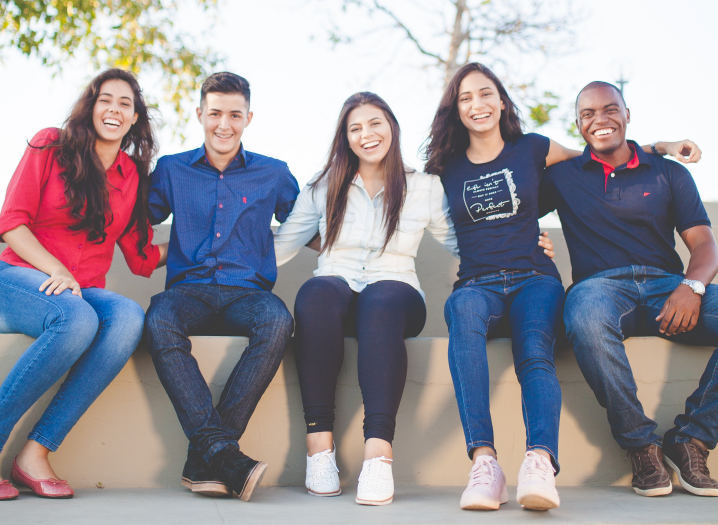
#> input picture Face-Detection/images/img_8.png, 718 x 525 px, found by its file name
$ python haar_cascade_FaceDetection.py
#> lines starting #> are read from the running program, lines starting #| are printed output that depends on the picture; pictures that were not available may be replaced by others from this repository, and a replacement may not be noted
import cv2
import numpy as np

face_cascade_name="C:/Users/hyebin/PycharmProjects/Face_DAR/models/haarcascades/haarcascade_frontalface_alt.xml"
eyes_cascade_name="C:/Users/hyebin/PycharmProjects/Face_DAR/models/haarcascades/haarcascade_eye_tree_eyeglasses.xml"

face_cascade = cv2.CascadeClassifier(face_cascade_name)
eyes_cascade = cv2.CascadeClassifier(eyes_cascade_name)

def face_n_eyes_detect(frame,face_cascade,eyes_cascade):

    frame_gray = cv2.cvtColor(frame, cv2.COLOR_BGR2GRAY)
    frame_gray = cv2.equalizeHist(frame_gray)

    faces = face_cascade.detectMultiScale(frame_gray)

    for (x,y,w,h) in faces:
        center = (x + w//2, y + h//2)
        cv2.rectangle(frame, (x, y), (x+w, y+h), (0, 255, 0), 4)
        cv2.putText(frame,'faces',(x-5,y-10),cv2.FONT_HERSHEY_SIMPLEX,0.7,(120,120,255),2)
        faceROI = frame_gray[y:y+h,x:x+w]

        eyes = eyes_cascade.detectMultiScale(faceROI)
        for (x2,y2,w2,h2) in eyes:
            eye_center = (x + x2 + w2//2, y + y2 + h2//2)
            radius = int(round((w2 + h2)*0.25))
            cv2.circle(frame, eye_center, radius, (255, 0, 0 ), 4)
            cv2.putText(frame,'and eyes',(x+60,y-10),cv2.FONT_HERSHEY_SIMPLEX,0.7,(51,51,255),2)
        cv2.imshow('Face detection', frame)


# img detect
img_file= "C:/Users/hyebin/PycharmProjects/Face_DAR/Face_Detection/images/img_8.png"
img=cv2.imread(img_file)
#> img is the input picture: shape (525, 718, 3); mean B, G, R 154.8, 146.5, 150.5
(height, width) = img.shape[:2]
#> height = 525; width = 718
ratio = 1700 / width
#> ratio = 2.37
dimension = (1700, int(height * ratio))
#> dimension = (1700, 1243)
img = cv2.resize(img, dimension, interpolation = cv2.INTER_AREA)
#> img: shape (1243, 1700, 3)

# cv2.imshow("Original Image", img)

face_n_eyes_detect(img,face_cascade,eyes_cascade)
#> in face_n_eyes_detect, `frame_gray = cv2.equalizeHist(frame_gray)`:
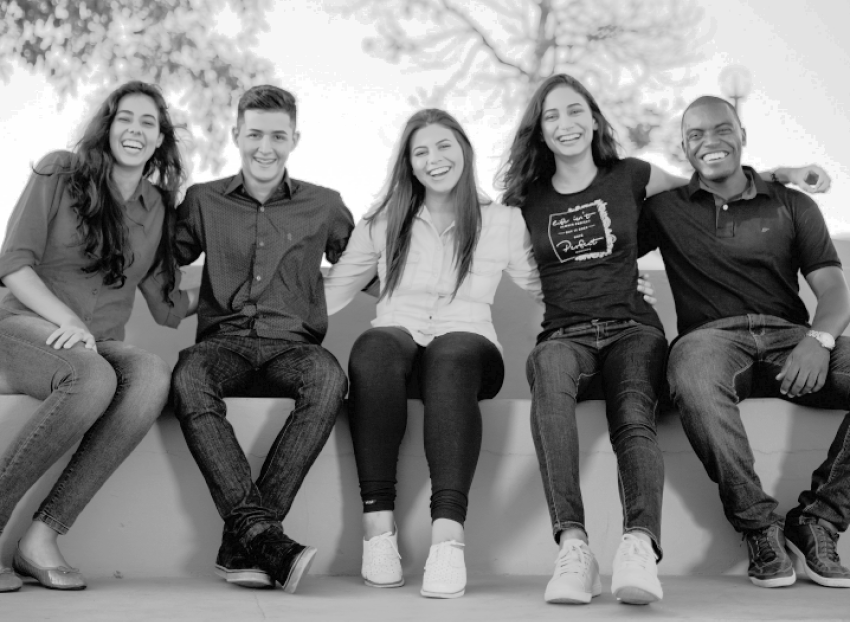
#> frame_gray: shape (1243, 1700) (shown at 1/2 size); min 0, max 255, mean 128.8
#> in face_n_eyes_detect, `faces = face_cascade.detectMultiScale(frame_gray)`: faces = [[211, 194, 122, 122], [470, 223, 127, 127], [804, 252, 124, 124], [1066, 181, 126, 126], [1361, 216, 122, 122]]
#> the loop in face_n_eyes_detect, `for (x,y,w,h) in faces:` made 5 passes
#> (x, y, w, h, center, eyes) on passes 1, 2, 4: (211, 194, 122, 122, (272, 255), [[69, 39, 29, 29]]), (470, 223, 127, 127, (533, 286), [[26, 35, 27, 27], [70, 38, 30, 30]]), (1066, 181, 126, 126, (1129, 244), [[66, 24, 34, 34]])
#> (x, y, w, h, center) on passes 3, 5: (804, 252, 124, 124, (866, 314)), (1361, 216, 122, 122, (1422, 277))
#> pass 1, in face_n_eyes_detect, `faceROI = frame_gray[y:y+h,x:x+w]`:
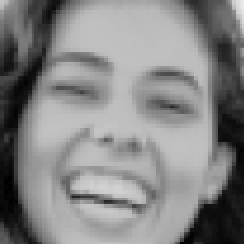
#> faceROI: shape (122, 122) (shown 2 times larger); min 0, max 234, mean 133
#> after the loop in face_n_eyes_detect, `for (x,y,w,h) in faces:`:
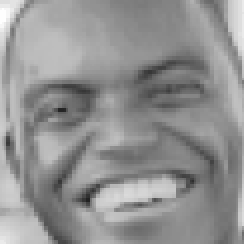
#> faceROI: shape (122, 122) (shown 2 times larger); min 34, max 254, mean 145.7
#> after the loop in face_n_eyes_detect, `for (x,y,w,h) in faces:`:
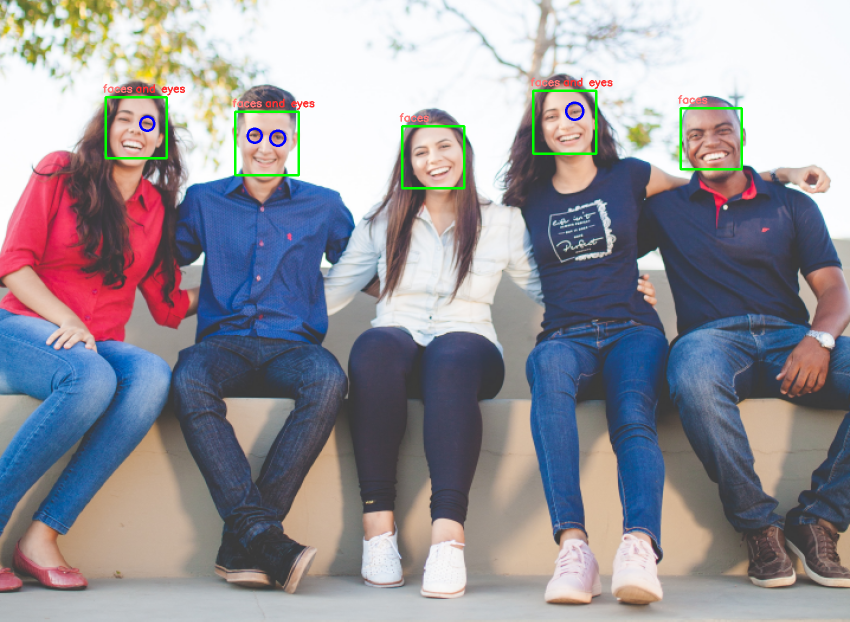
#> frame: shape (1243, 1700, 3) (shown at 1/2 size); mean B, G, R 153.9, 146.7, 149.5

output_file_name  = "C:/Users/hyebin/PycharmProjects/Face_DAR/Face_Detection/haar_cascade_result/haar_cascade_result_img.jpg"
cv2.imwrite(output_file_name,img)

cv2.waitKey(0)
cv2.destroyAllWindows()
cv2.waitKey(1)

# video detect
video_file = 'C:/Users/hyebin/PycharmProjects/Face_DAR/Face_Detection/images/video.mp4'

cap = cv2.VideoCapture(video_file)

codec = cv2.VideoWriter_fourcc(*'XVID')
#> codec = 1145656920
video_fps = cap.get(cv2.CAP_PROP_FPS )
#> video_fps = 50
video_size=(round(cap.get(cv2.CAP_PROP_FRAME_WIDTH)),round(cap.get(cv2.CAP_PROP_FRAME_HEIGHT)))
#> video_size = (1280, 720)
video_output_path="C:/Users/hyebin/PycharmProjects/Face_DAR/Face_Detection/haar_cascade_result/haar_cascade_result_video.mp4"
video_writer=cv2.VideoWriter(video_output_path,codec,video_fps,video_size)

print("총 Frame 갯수 : ",cap.get(cv2.CAP_PROP_FRAME_COUNT))
#| 총 Frame 갯수 :  55.0

while True:
    hasFrmae, imgFrame = cap.read()
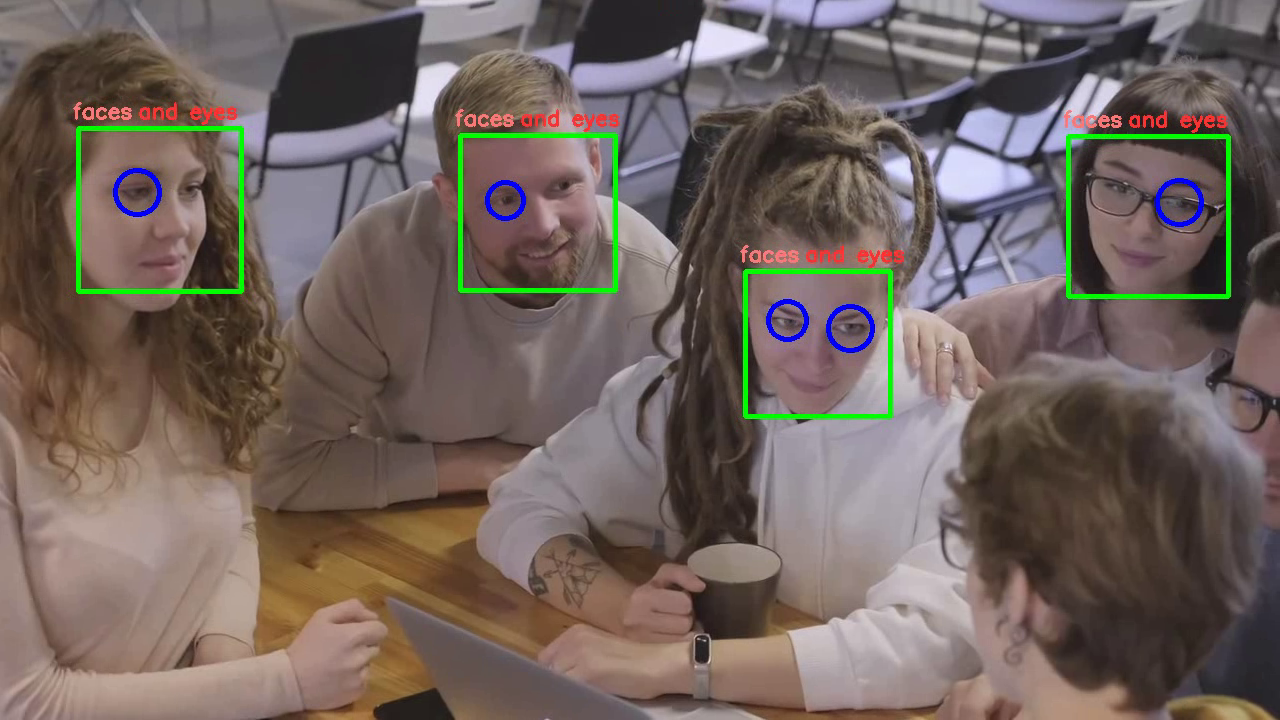
#> input picture frame 5 of Face-Detection/haar_cascade_result/haar_cascade_result_video.mp4, 1280 x 720 px, given in place of video.mp4, which was not available
#> imgFrame is the input picture: shape (720, 1280, 3); mean B, G, R 93.5, 99.3, 112.4
    if hasFrmae is None:
        print('x')
        break

    face_n_eyes_detect(imgFrame,face_cascade,eyes_cascade)
#> in face_n_eyes_detect (call 2), `frame_gray = cv2.equalizeHist(frame_gray)`:
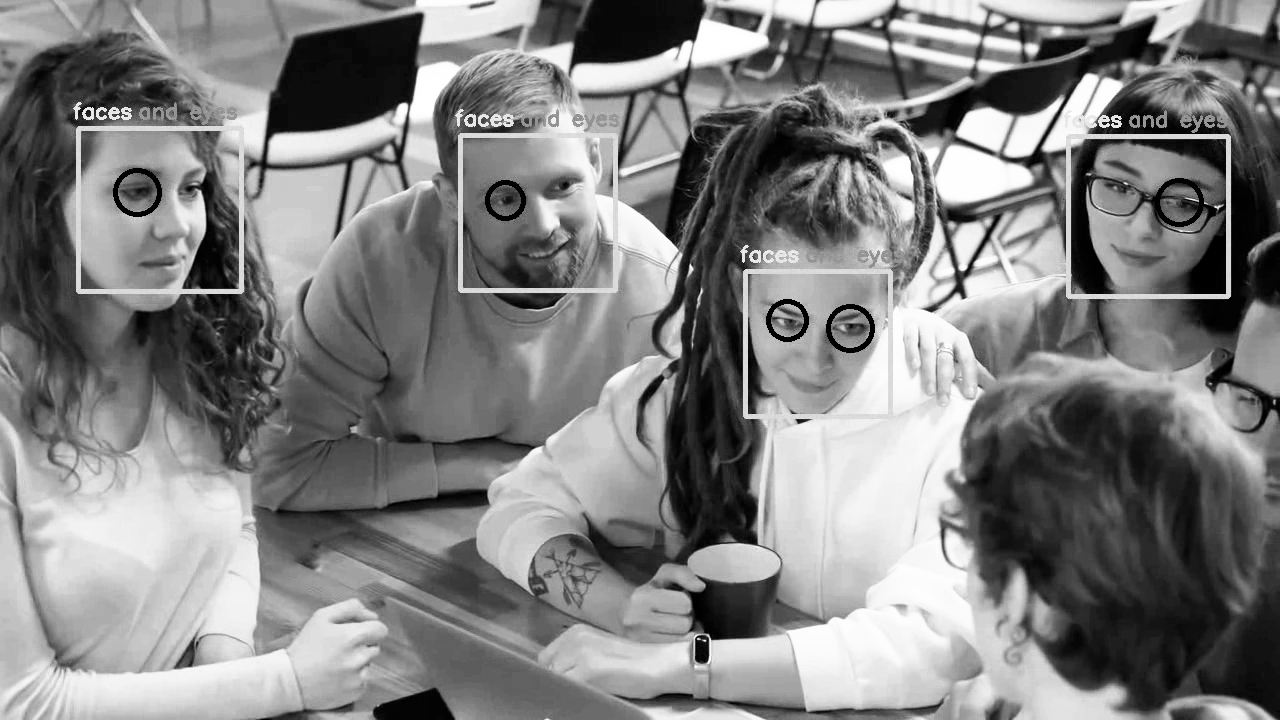
#> frame_gray: shape (720, 1280); min 0, max 255, mean 128.5
#> in face_n_eyes_detect (call 2), `faces = face_cascade.detectMultiScale(frame_gray)`: faces = [[466, 135, 149, 149], [1070, 135, 159, 159]]
#> the loop in face_n_eyes_detect (call 2), `for (x,y,w,h) in faces:` made 2 passes
#> (x, y, w, h, center) on passes 1 to 2: (466, 135, 149, 149, (540, 209)), (1070, 135, 159, 159, (1149, 214))
#> pass 2, in face_n_eyes_detect (call 2), `cv2.imshow('Face detection', frame)`:
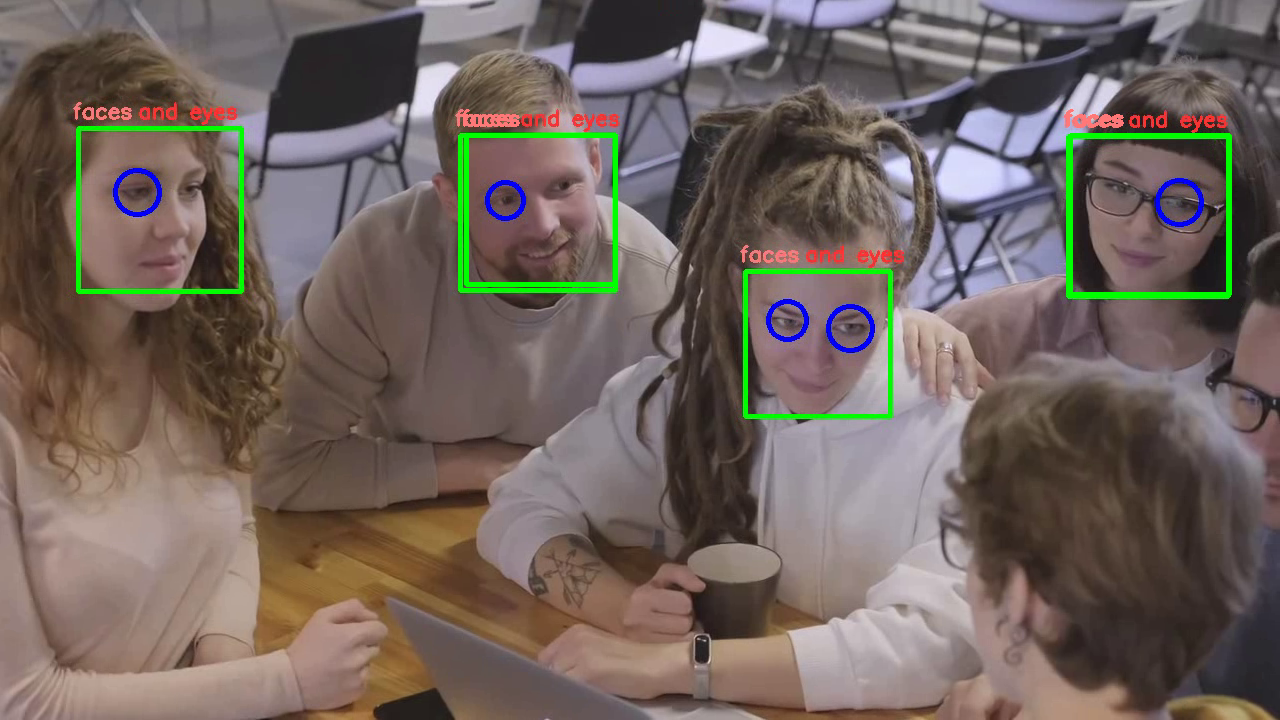
#> window 'Face detection': shape (720, 1280, 3); mean B, G, R 93.3, 99.8, 112.2

    video_writer.write(imgFrame)

    if cv2.waitKey(1)==27:
#> (key Esc is pressed here)
        break

video_writer.release()
cap.release()

cv2.waitKey(0)
cv2.destroyAllWindows()
cv2.waitKey(1)
